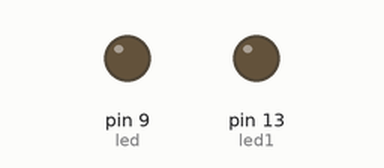
A sketch run on a simulated Arduino Uno, built with avr-gcc and run on an emulated ATmega328P. On the bench: output pins drawn as LEDs (lit = HIGH).

Above: at 0.1 s.
At 6.1 s:
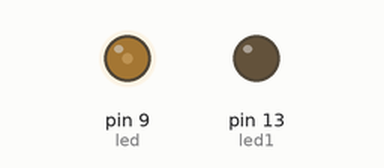
At 12.6 s:
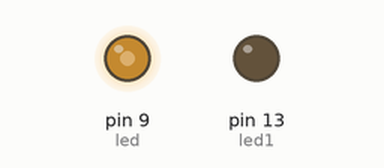
At 25.1 s:
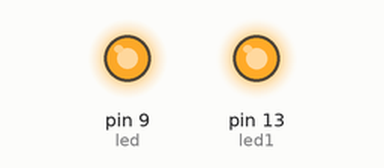
Timing chart, 0 to 40.0 s (numbered marks = the images above):
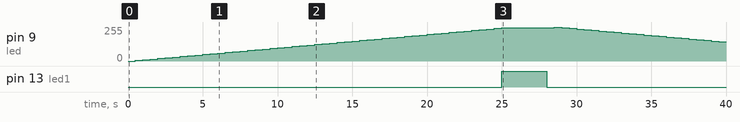

Measured:
- by itself, pin 9 (led): rises from 0/255 to 255/255 in 28.0 s, then falls to 145/255 in 11.0 s
- by itself, pin 13 (led1): LOW → HIGH at 25.0 s, → LOW 3.0 s later

The sketch:

fade_pwm_control2.ino
```cpp
/*
 Fade this example shows how to fade an LED on pin 9
 using the analogWrite() function.
*/
/* http://playground.arduino.cc/Code/PwmFrequency
 * Divides a given PWM pin frequency by a divisor.
 *
 * The resulting frequency is equal to the base frequency divided by
 * the given divisor:
 *   - Base frequencies:
 *      o The base frequency for pins 3, 9, 10, and 11 is 31250 Hz.
 *      o The base frequency for pins 5 and 6 is 62500 Hz.
 *   - Divisors:
 *      o The divisors available on pins 5, 6, 9 and 10 are: 1, 8, 64,
 *        256, and 1024.
 *      o The divisors available on pins 3 and 11 are: 1, 8, 32, 64,
 *        128, 256, and 1024.
 *
 * PWM frequencies are tied together in pairs of pins. If one in a
 * pair is changed, the other is also changed to match:
 *   - Pins 5 and 6 are paired on timer0
 *   - Pins 9 and 10 are paired on timer1
 *   - Pins 3 and 11 are paired on timer2
 *
 * Note that this function will have side effects on anything else
 * that uses timers:
 *   - Changes on pins 3, 5, 6, or 11 may cause the delay() and
 *     millis() functions to stop working. Other timing-related
 *     functions may also be affected.
 *   - Changes on pins 9 or 10 will cause the Servo library to function
 *     incorrectly.
 *
 * Thanks to macegr of the Arduino forums for his documentation of the
 * PWM frequency divisors. His post can be viewed at:
 *   http://forum.arduino.cc/index.php?topic=16612#msg121031
 */

// Pin 13 has an LED connected on most Arduino boards.
// give it a name:
int led1= 13;

byte led = 9;          // the pin that the LED is attached to
int brightness = 0;    // how bright the LED is
int fadeAmount = 5;    // how many points to fade the LED by
int intarziere = 500;
int intarziere2 = 3000;

byte caz = 0;
/* for D9
   caz = 0;   divider = 1     frequency = 31250Hz
   caz = 1    divider = 8     frequency ~ 3910Hz
   caz = 2    divider = 64    frequency ~ 490Hz
   caz = 3    divider = 256   frequency = 122Hz
   caz = 4    divider = 1024  frequency = 30Hz
tested by Nicu FLORICA (niq_ro) from http://www.tehnic.go.ro
http://nicuflorica.blogspot.ro
http://arduinotehniq.blogspot.com/
http://www.arduinotehniq.com/
*/

// the setup routine runs once when you press reset:
void setup()  {
  // declare pin 9 to be an output:
  pinMode(led, OUTPUT);
    // initialize the digital pin as an output.
  pinMode(led1, OUTPUT);
  digitalWrite(led1, LOW);    // turn the LED off by making the voltage LOW
setPwmFrequency(9, 1); // set base frequency
}

// the loop routine runs over and over again forever:
void loop()  {

  // set the brightness of pin 9:
  analogWrite(led, brightness);

  // change the brightness for next time through the loop:
  brightness = brightness + fadeAmount;

  // reverse the direction of the fading at the ends of the fade:
  if ((brightness <= 0) || (brightness >= 255)) {
    fadeAmount = -fadeAmount ;
     digitalWrite(led1, HIGH);   // turn the LED on (HIGH is the voltage level)
    delay(intarziere2);
     digitalWrite(led1, LOW);    // turn the LED off by making the voltage LOW
caz = caz + 1;
if (caz >4) caz = 0;
if (caz == 0) setPwmFrequency(9, 1);
if (caz == 1) setPwmFrequency(9, 8);
if (caz == 2) setPwmFrequency(9, 64);
if (caz == 3) setPwmFrequency(9, 256);
if (caz == 4) setPwmFrequency(9, 1024);
  }
delay(intarziere);

}

void setPwmFrequency(int pin, int divisor) {
  byte mode;
  if(pin == 5 || pin == 6 || pin == 9 || pin == 10) {
    switch(divisor) {
      case 1: mode = 0x01; break;
      case 8: mode = 0x02; break;
      case 64: mode = 0x03; break;
      case 256: mode = 0x04; break;
      case 1024: mode = 0x05; break;
      default: return;
    }
    if(pin == 5 || pin == 6) {
      TCCR0B = TCCR0B & 0b11111000 | mode;
    } else {
      TCCR1B = TCCR1B & 0b11111000 | mode;
    }
  } else if(pin == 3 || pin == 11) {
    switch(divisor) {
      case 1: mode = 0x01; break;
      case 8: mode = 0x02; break;
      case 32: mode = 0x03; break;
      case 64: mode = 0x04; break;
      case 128: mode = 0x05; break;
      case 256: mode = 0x06; break;
      case 1024: mode = 0x7; break;
      default: return;
    }
    TCCR2B = TCCR2B & 0b11111000 | mode;
  }
}
```
